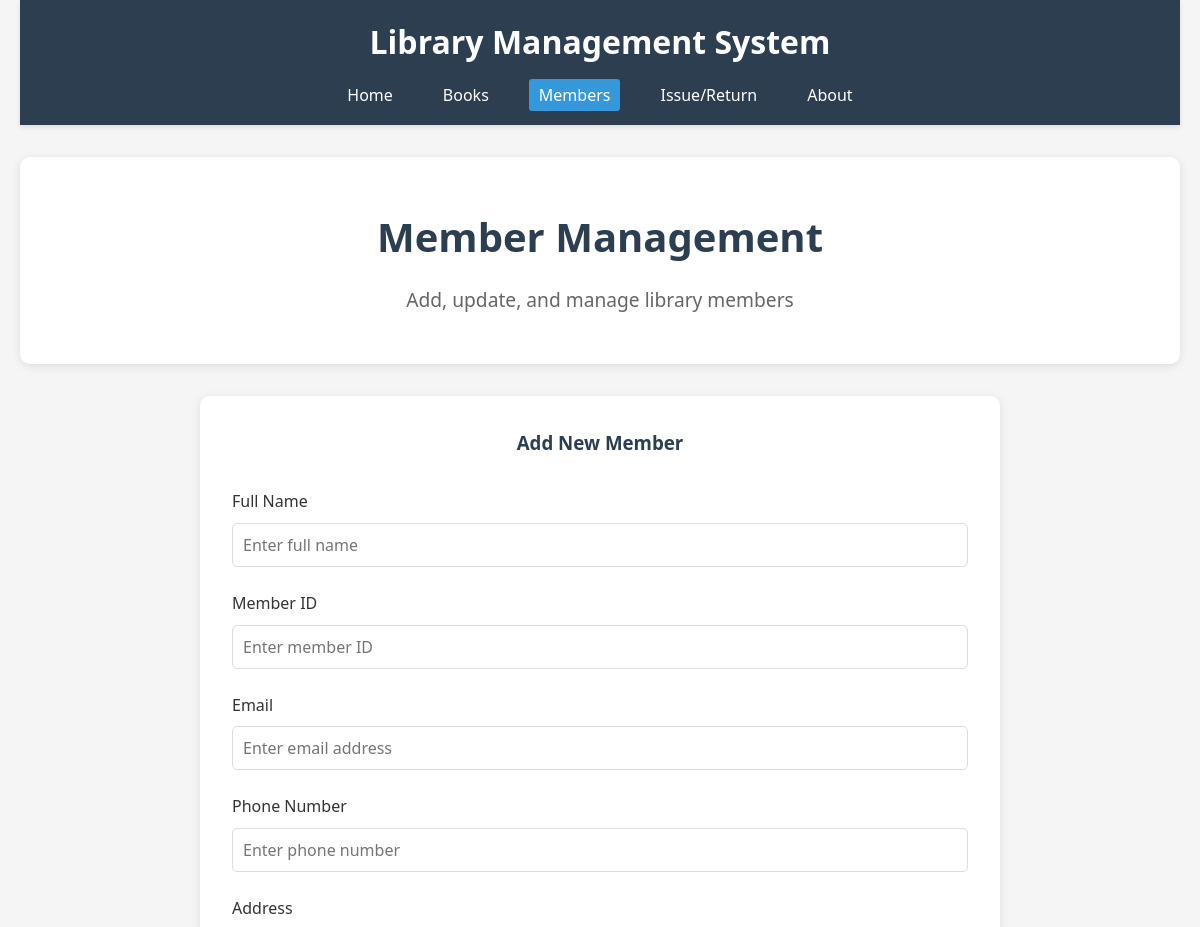
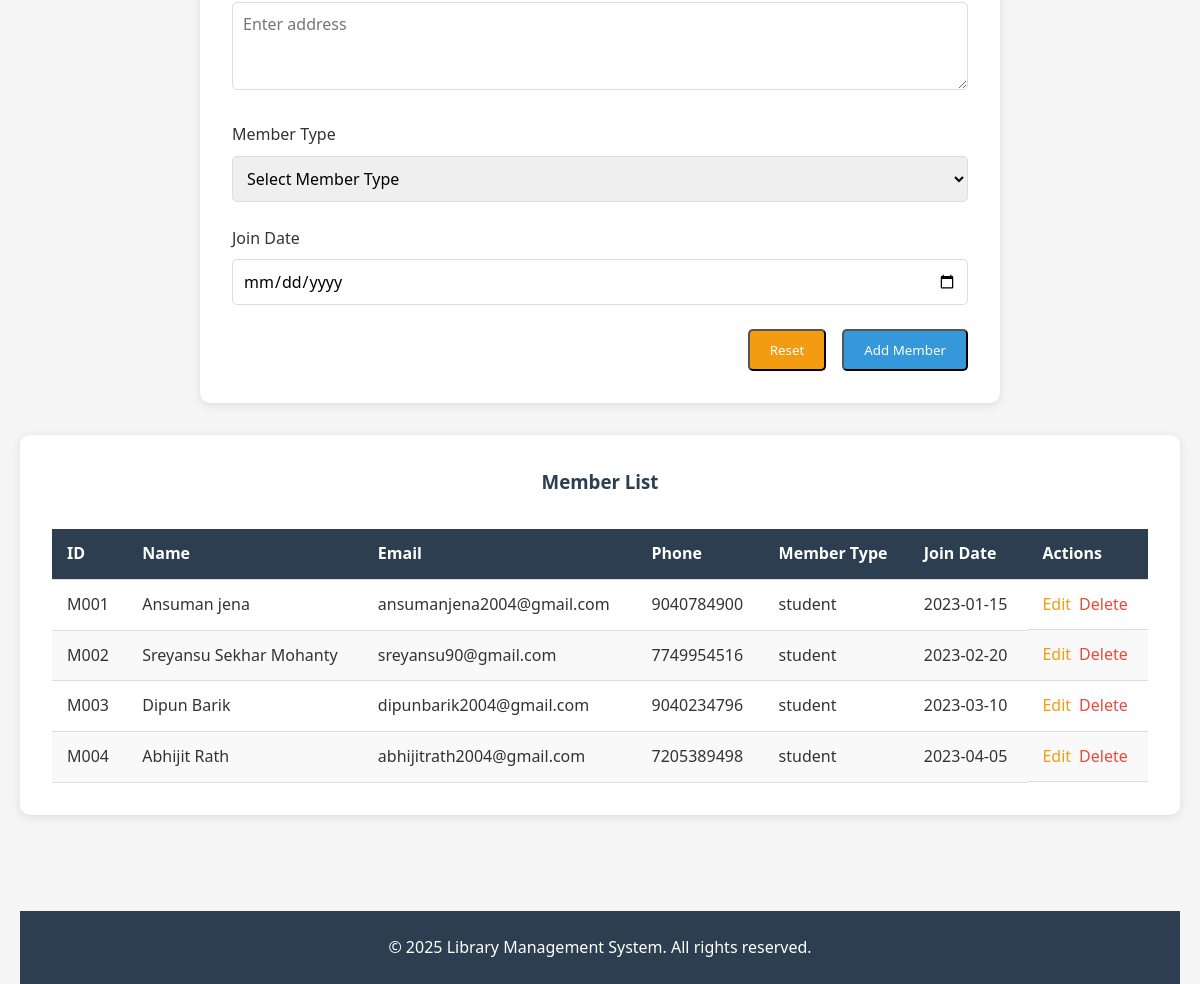
/members, run on the app's committed database (2 pictures, top to bottom).
### app.py (models this page shows, shortened)
class Member(db.Model):
    id = db.Column(db.Integer, primary_key=True)
    member_id = db.Column(db.String(20), unique=True, nullable=False)
    name = db.Column(db.String(100), nullable=False)
    email = db.Column(db.String(100), unique=True, nullable=False)
    phone = db.Column(db.String(20), nullable=False)
    address = db.Column(db.Text)
    member_type = db.Column(db.String(20), nullable=False)
    join_date = db.Column(db.Date, nullable=False)
    created_at = db.Column(db.DateTime, default=datetime.utcnow)

### app.py (the view)
@app.route('/members')
def members():
    members = Member.query.all()
    return render_template('members.html', members=members)

### templates/members.html (shortened to what this page needs)
{% extends 'base.html' %}
{% block content %}
<section class="hero">
    <h2>Member Management</h2>
    <p>Add, update, and manage library members</p>
</section>
<section class="form-container">
    <h3 class="form-title">{% if edit_mode %}Edit Member{% else %}Add New Member{% endif %}</h3>
    <form action="{% if edit_mode %}{{ url_for('edit_member', id=member.id) }}{% else %}{{ url_for('add_member') }}{% endif %}" method="POST">
        <div class="form-group">
            <label for="memberName">Full Name</label>
            <input type="text" id="memberName" name="memberName" class="form-control" placeholder="Enter full name" value="{% if edit_mode %}{{ member.name }}{% endif %}" required>
        </div>
        <div class="form-group">
            <label for="memberID">Member ID</label>
            <input type="text" id="memberID" name="memberID" class="form-control" placeholder="Enter member ID" value="{% if edit_mode %}{{ member.member_id }}{% endif %}" required>
        </div>
        <div class="form-group">
            <label for="email">Email</label>
            <input type="email" id="email" name="email" class="form-control" placeholder="Enter email address" value="{% if edit_mode %}{{ member.email }}{% endif %}" required>
        </div>
        <div class="form-group">
            <label for="phone">Phone Number</label>
            <input type="tel" id="phone" name="phone" class="form-control" placeholder="Enter phone number" value="{% if edit_mode %}{{ member.phone }}{% endif %}" required>
        </div>
        <div class="form-group">
            <label for="address">Address</label>
            <textarea id="address" name="address" class="form-control" placeholder="Enter address" rows="3">{% if edit_mode %}{{ member.address }}{% endif %}</textarea>
        </div>
        <div class="form-group">
            <label for="memberType">Member Type</label>
            <select id="memberType" name="memberType" class="form-control" required>
                <option value="">Select Member Type</option>
            </select>
        </div>
        <div class="form-group">
            <label for="joinDate">Join Date</label>
            <input type="date" id="joinDate" name="joinDate" class="form-control" value="{% if edit_mode %}{{ member.join_date }}{% endif %}" required>
        </div>
        <div class="form-buttons">
            <button type="reset" class="btn" style="background-color: var(--warning-color);">Reset</button>
            <button type="submit" class="btn">{% if edit_mode %}Update Member{% else %}Add Member{% endif %}</button>
        </div>
    </form>
</section>
<section class="table-container">
    <h3 class="form-title">Member List</h3>
    <table>
        <thead>
            <tr>
                <th>ID</th>
                <th>Name</th>
                <th>Email</th>
                <th>Phone</th>
                <th>Member Type</th>
                <th>Join Date</th>
                <th>Actions</th>
            </tr>
        </thead>
        <tbody>
            {% if members %}
                {% for member in members %}
                <tr>
                    <td>{{ member.member_id }}</td>
                    <td>{{ member.name }}</td>
                    <td>{{ member.email }}</td>
                    <td>{{ member.phone }}</td>
                    <td>{{ member.member_type }}</td>
                    <td>{{ member.join_date }}</td>
                    <td class="action-buttons">
                        <a href="{{ url_for('edit_member', id=member.id) }}" class="edit-btn">Edit</a>
                        <a href="{{ url_for('delete_member', id=member.id) }}" class="delete-btn" onclick="return confirm('Are you sure you want to delete this member?')">Delete</a>
                    </td>
                </tr>
                {% endfor %}
            {% else %}
                <tr>
                    <td colspan="7" style="text-align: center;">No members available</td>
                </tr>
            {% endif %}
        </tbody>
    </table>
</section>
{% endblock %}

### static/css/styles.css (style rules this page uses)
* { margin: 0; padding: 0; box-sizing: border-box; font-family: 'Segoe UI', Tahoma, Geneva, Verdana, sans-serif; }
:root { --primary-color: #2c3e50; --secondary-color: #3498db; --accent-color: #e74c3c; --light-color: #ecf0f1; --dark-color: #2c3e50; --success-color: #2ecc71; --warning-color: #f39c12; }
body { background-color: #f5f5f5; color: #333; line-height: 1.6; }
a { text-decoration: none; color: var(--secondary-color); }
.btn { display: inline-block; background-color: var(--secondary-color); color: white; padding: 10px 20px; border-radius: 5px; transition: background-color 0.3s; }
.hero { text-align: center; padding: 3rem 1rem; background-color: white; border-radius: 10px; margin-bottom: 2rem; box-shadow: 0 2px 10px rgba(0, 0, 0, 0.1); }
.hero h2 { font-size: 2.5rem; margin-bottom: 1rem; color: var(--primary-color); }
.hero p { font-size: 1.2rem; color: #666; max-width: 800px; margin: 0 auto; }
.form-container { background-color: white; border-radius: 10px; padding: 2rem; max-width: 800px; margin: 0 auto 2rem; box-shadow: 0 2px 10px rgba(0, 0, 0, 0.1); }
.form-title { text-align: center; margin-bottom: 2rem; color: var(--primary-color); }
.form-group { margin-bottom: 1.5rem; }
.form-group label { display: block; margin-bottom: 0.5rem; font-weight: 500; }
.form-control { width: 100%; padding: 10px; border: 1px solid #ddd; border-radius: 5px; font-size: 1rem; }
.form-buttons { display: flex; justify-content: flex-end; gap: 1rem; }
.table-container { background-color: white; border-radius: 10px; padding: 2rem; margin-bottom: 2rem; overflow-x: auto; box-shadow: 0 2px 10px rgba(0, 0, 0, 0.1); }
table { width: 100%; border-collapse: collapse; }
table th, table td { padding: 12px 15px; text-align: left; border-bottom: 1px solid #ddd; }
table th { background-color: var(--primary-color); color: white; }
table tr:nth-child(even) { background-color: #f9f9f9; }
.action-buttons { display: flex; gap: 0.5rem; }
.edit-btn { color: var(--warning-color); }
.delete-btn { color: var(--accent-color); }

### data on the page
Member: member_id "M001", name "Ansuman jena", email "ansumanjena2004@gmail.com", phone "9040784900", member_type "student", join_date "2023-01-15"
Member: member_id "M002", name "Sreyansu Sekhar Mohanty", email "sreyansu90@gmail.com", phone "7749954516", member_type "student", join_date "2023-02-20"
Member: member_id "M003", name "Dipun Barik", email "dipunbarik2004@gmail.com", phone "9040234796", member_type "student", join_date "2023-03-10"
Member: member_id "M004", name "Abhijit Rath", email "abhijitrath2004@gmail.com", phone "7205389498", member_type "student", join_date "2023-04-05"
